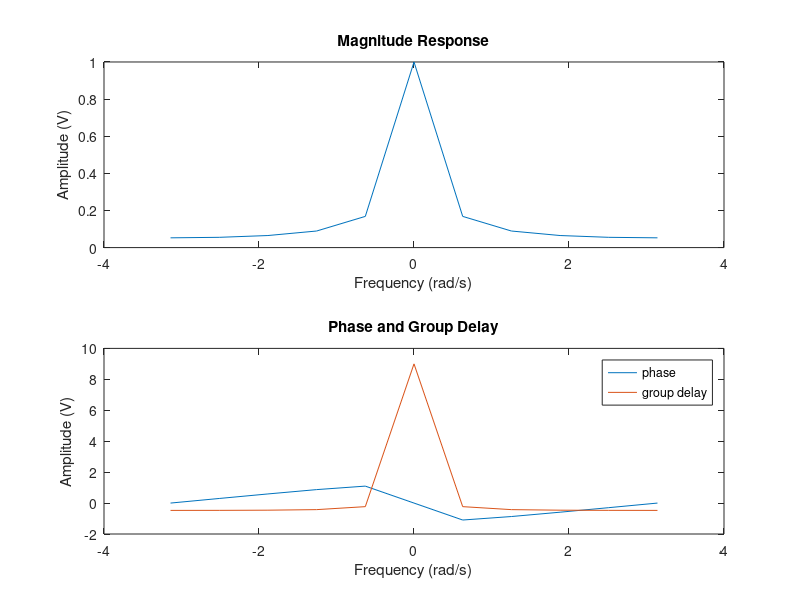

Write MATLAB code to recreate this figure.
clear all; close all; clc;

%N=8;
%w = -pi:2*pi/N:pi;

%H = (1/N)*(sin(w*N/2)/sin(w/2))*exp(-i*(N-1)*w/2);

%plot(w,(H))

lambda=0.9;
w = -pi:2*pi/10:pi;

H = (1-lambda)./(1-lambda*exp(-i.*w));
ph = atan(-(lambda*sin(w))./(1-lambda*cos(w)));
grd = (lambda*cos(w)-lambda^2)./(1+lambda^2-2*lambda*cos(w))

subplot(2,1,1)
plot(w,abs(H))
xlabel('Frequency (rad/s)');
ylabel('Amplitude (V)');
title('Magnitude Response')

subplot(2,1,2)
plot(w,ph)
hold on
plot(w,grd)
hold off
xlabel('Frequency (rad/s)');
ylabel('Amplitude (V)');
legend('phase','group delay');
title('Phase and Group Delay');
